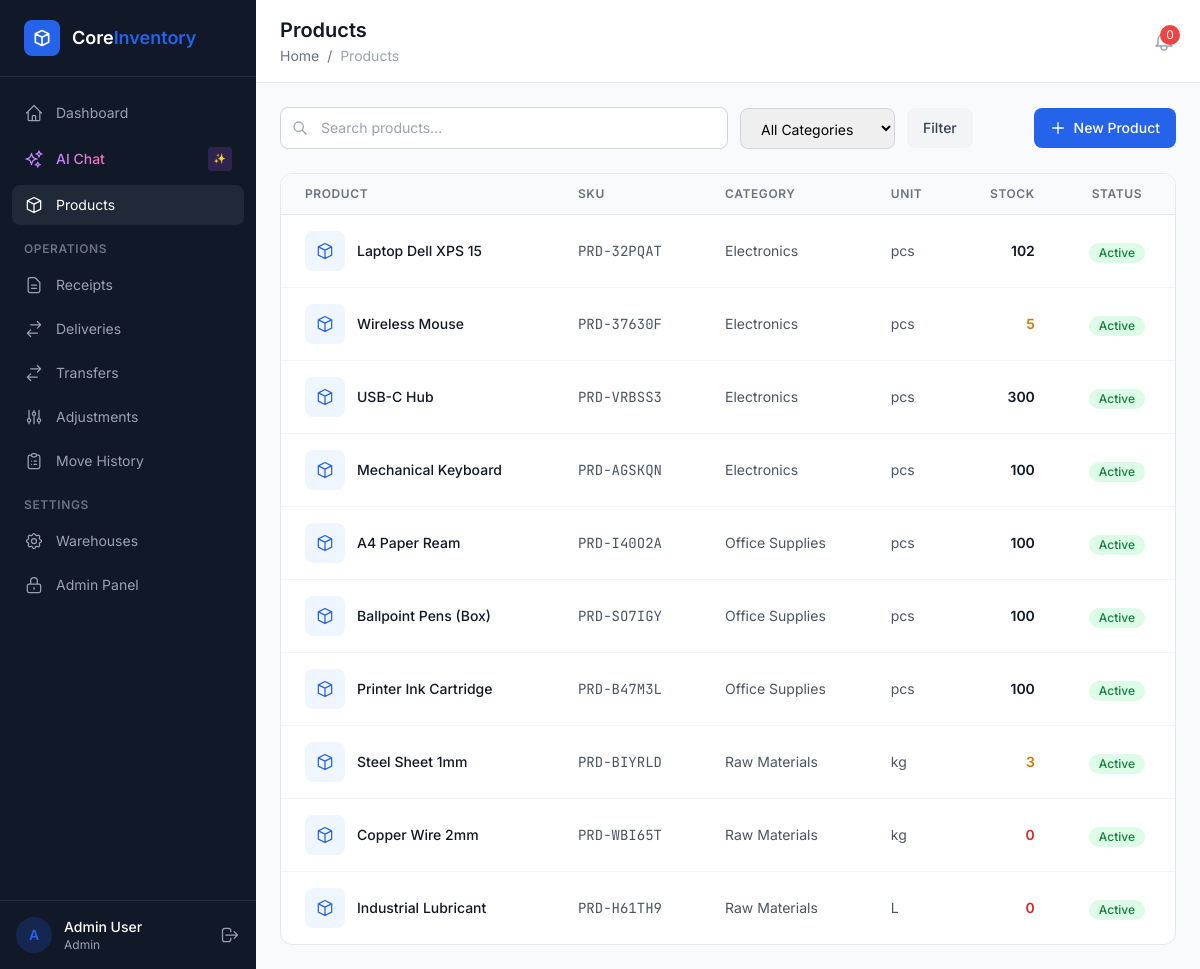
Before: /products/ (signed in) with the older database file.
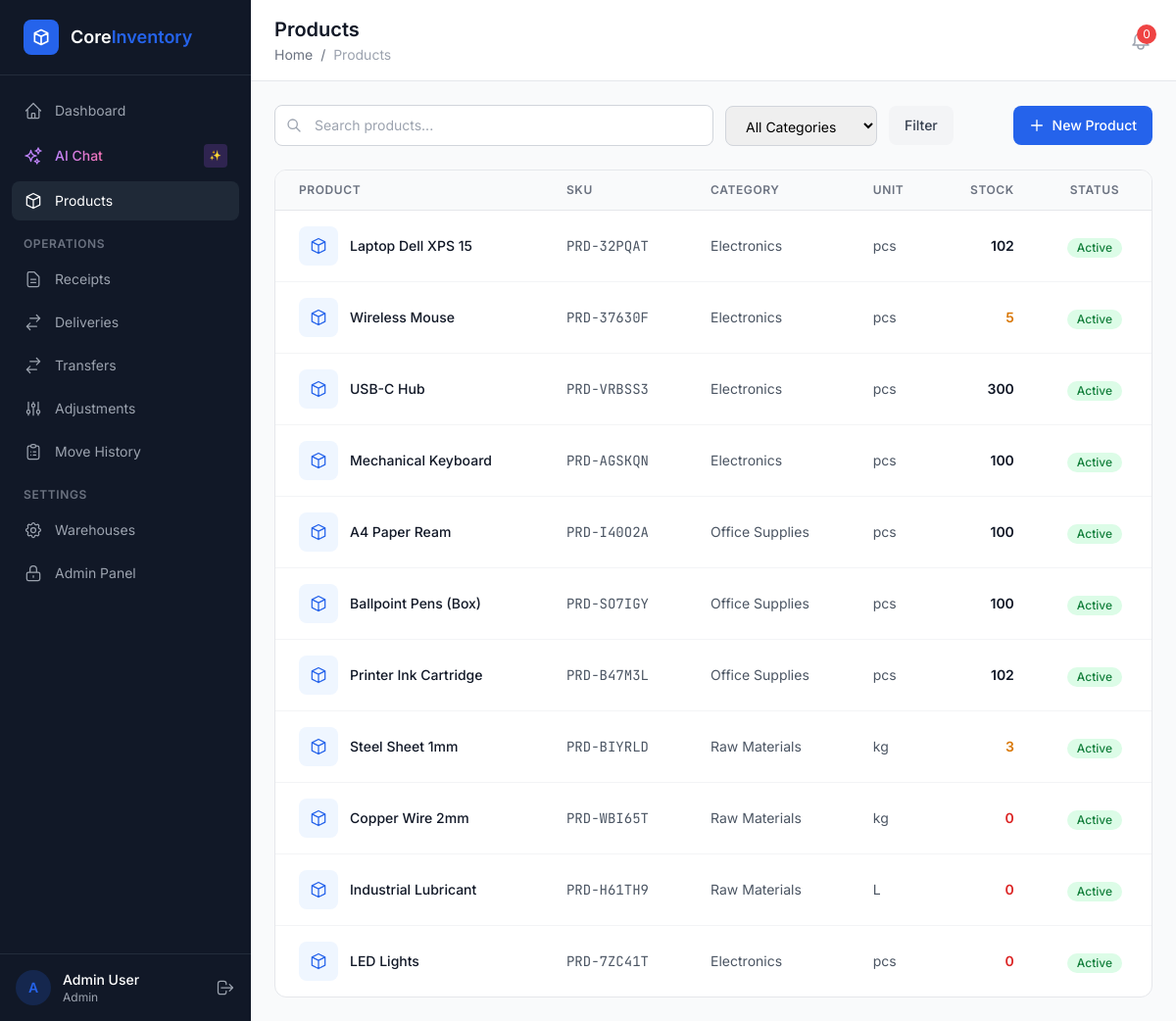
After: the same page with the newer database file.
### apps/products/models.py (models this page shows, shortened)
class Product(models.Model):
    name = models.CharField(max_length=255)
    sku = models.CharField(
        max_length=20,
        unique=True,
        blank=True,
        help_text='Auto-generated if blank: PRD-XXXXXX',
    )
    category = models.ForeignKey(
        ProductCategory,
        on_delete=models.SET_NULL,
        null=True,
        blank=True,
        related_name='products',
    )
    unit = models.ForeignKey(
        UnitOfMeasure,
        on_delete=models.PROTECT,
        related_name='products',
    )
    description = models.TextField(blank=True)
    image = models.ImageField(upload_to='products/', blank=True, null=True)
    reorder_point = models.DecimalField(
        max_digits=12, decimal_places=2, default=0,
        help_text='Low stock threshold',
    )
    is_active = models.BooleanField(default=True)
    created_at = models.DateTimeField(auto_now_add=True)
    updated_at = models.DateTimeField(auto_now=True)
    class Meta:
        ordering = ['name']

class ProductCategory(models.Model):
    name = models.CharField(max_length=255)
    parent = models.ForeignKey(
        'self',
        on_delete=models.SET_NULL,
        null=True,
        blank=True,
        related_name='children',
    )
    description = models.TextField(blank=True)
    class Meta:
        verbose_name_plural = 'Product Categories'
        ordering = ['name']

class UnitOfMeasure(models.Model):
    name = models.CharField(max_length=100)
    abbreviation = models.CharField(max_length=20)
    class Meta:
        verbose_name = 'Unit of Measure'
        verbose_name_plural = 'Units of Measure'
        ordering = ['name']

### apps/products/views.py (the view)
# urls.py: path('', views.product_list, name='list'),
@login_required
def product_list(request):
    qs = Product.objects.select_related('category', 'unit').annotate(
        annotated_stock=Coalesce(
            Sum('stock_records__quantity'),
            Value(0, output_field=DecimalField()),
            output_field=DecimalField(),
        ),
    )
    q = request.GET.get('q', '').strip()
    if q:
        qs = qs.filter(Q(name__icontains=q) | Q(sku__icontains=q))
    category_id = request.GET.get('category')
    if category_id:
        qs = qs.filter(category_id=category_id)
    active_filter = request.GET.get('active', 'all')
    if active_filter == 'yes':
        qs = qs.filter(is_active=True)
    elif active_filter == 'no':
        qs = qs.filter(is_active=False)
    stock_status = request.GET.get('stock_status')
    if stock_status == 'low':
        qs = qs.filter(annotated_stock__gt=0, annotated_stock__lte=models.F('reorder_point'))
    elif stock_status == 'out':
        qs = qs.filter(annotated_stock__lte=0)
    paginator = Paginator(qs, 20)
    page_obj = paginator.get_page(request.GET.get('page'))
    categories = ProductCategory.objects.all()
    return render(request, 'products/list.html', {
        'page_obj': page_obj,
        'categories': categories,
        'q': q,
        'category_id': category_id,
        'active_filter': active_filter,
    })

### apps/access/templatetags/access_tags.py (called while the page is built)
@register.simple_tag
def has_permission(user, codename):
    return has_user_permission(user, codename)

### templates/products/list.html (shortened to what the changed rows need)
{% extends "base.html" %}
{% block page_title %}Products{% endblock %}
{% block content %}
{% if page_obj %}
<div class="bg-white rounded-xl border border-gray-200 overflow-hidden">
    <table class="w-full">
        <thead>
            <tr class="border-b border-gray-200 bg-gray-50">
                <th class="text-left px-6 py-3 text-xs font-semibold text-gray-500 uppercase tracking-wider">Product</th>
                <th class="text-left px-6 py-3 text-xs font-semibold text-gray-500 uppercase tracking-wider">SKU</th>
                <th class="text-left px-6 py-3 text-xs font-semibold text-gray-500 uppercase tracking-wider">Category</th>
                <th class="text-left px-6 py-3 text-xs font-semibold text-gray-500 uppercase tracking-wider">Unit</th>
                <th class="text-right px-6 py-3 text-xs font-semibold text-gray-500 uppercase tracking-wider">Stock</th>
                <th class="text-center px-6 py-3 text-xs font-semibold text-gray-500 uppercase tracking-wider">Status</th>
            </tr>
        </thead>
        <tbody class="divide-y divide-gray-100">
            {% for product in page_obj %}
            <tr class="hover:bg-gray-50 transition-colors cursor-pointer" onclick="window.location='{% url 'products:detail' product.pk %}'">
                <td class="px-6 py-4">
                    <div class="flex items-center gap-3">
                        <div class="w-10 h-10 bg-blue-50 rounded-lg flex items-center justify-center flex-shrink-0">
                            <svg class="w-5 h-5 text-blue-600" fill="none" stroke="currentColor" viewBox="0 0 24 24"><path stroke-linecap="round" stroke-linejoin="round" stroke-width="1.5" d="M20 7l-8-4-8 4m16 0l-8 4m8-4v10l-8 4m0-10L4 7m8 4v10M4 7v10l8 4"/></svg>
                        </div>
                        <span class="text-sm font-medium text-gray-900">{{ product.name }}</span>
                    </div>
                </td>
                <td class="px-6 py-4 text-sm font-mono text-gray-600">{{ product.sku }}</td>
                <td class="px-6 py-4 text-sm text-gray-600">{{ product.category.name|default:"—" }}</td>
                <td class="px-6 py-4 text-sm text-gray-600">{{ product.unit.abbreviation }}</td>
                <td class="px-6 py-4 text-sm font-semibold text-right">
                    <span class="{% if product.annotated_stock <= 0 %}text-red-600{% elif product.annotated_stock <= product.reorder_point %}text-amber-600{% else %}text-gray-900{% endif %}">
                        {{ product.annotated_stock }}
                    </span>
                </td>
                <td class="px-6 py-4 text-center">
                    {% if product.is_active %}
                    <span class="inline-flex items-center px-2.5 py-0.5 rounded-full text-xs font-medium bg-green-100 text-green-700">Active</span>
                    {% else %}
                    <span class="inline-flex items-center px-2.5 py-0.5 rounded-full text-xs font-medium bg-gray-100 text-gray-500">Inactive</span>
                    {% endif %}
                </td>
            </tr>
            {% endfor %}
        </tbody>
    </table>
</div>
{% else %}
{% include "partials/empty_state.html" with icon="package" title="No products found" message="Get started by adding your first product." action_url="/products/new/" action_label="New Product" %}
{% endif %}
{% endblock %}

Changed rows visible on the page:
computed for Product "Printer Ink Cartridge": annotated_stock "100" → "102"
added Product: name "LED Lights", sku "PRD-7ZC41T", category.name "Electronics", unit.abbreviation "pcs", annotated_stock "0", is_active "Active"
